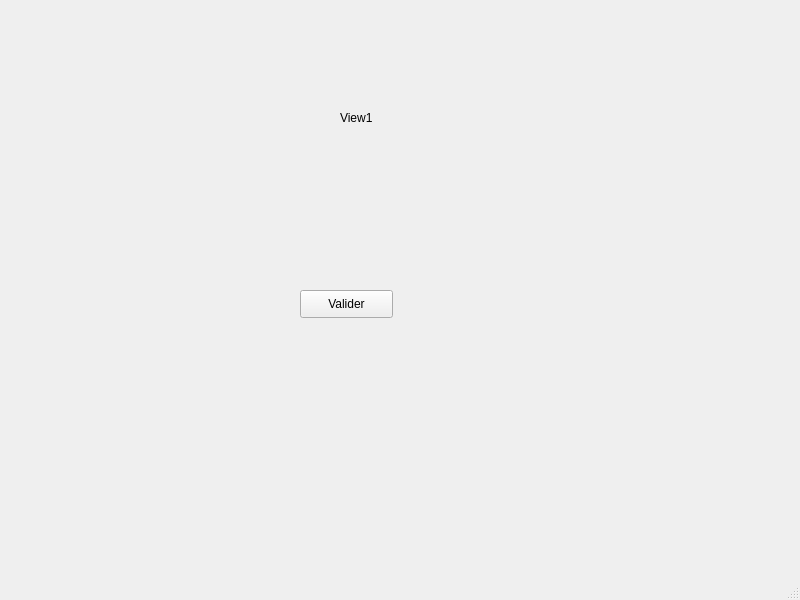
<?xml version="1.0" encoding="UTF-8"?>
<ui version="4.0">
 <class>MainWindow</class>
 <widget class="QMainWindow" name="MainWindow">
  <property name="geometry">
   <rect>
    <x>0</x>
    <y>0</y>
    <width>800</width>
    <height>600</height>
   </rect>
  </property>
  <property name="windowTitle">
   <string>MainWindow</string>
  </property>
  <widget class="QWidget" name="centralwidget">
   <widget class="QLabel" name="label">
    <property name="geometry">
     <rect>
      <x>340</x>
      <y>110</y>
      <width>55</width>
      <height>16</height>
     </rect>
    </property>
    <property name="text">
     <string>View1</string>
    </property>
   </widget>
   <widget class="QPushButton" name="btnValid">
    <property name="geometry">
     <rect>
      <x>300</x>
      <y>290</y>
      <width>93</width>
      <height>28</height>
     </rect>
    </property>
    <property name="text">
     <string>Valider</string>
    </property>
   </widget>
  </widget>
  <widget class="QMenuBar" name="menubar">
   <property name="geometry">
    <rect>
     <x>0</x>
     <y>0</y>
     <width>800</width>
     <height>26</height>
    </rect>
   </property>
  </widget>
  <widget class="QStatusBar" name="statusbar"/>
 </widget>
 <resources/>
 <connections/>
</ui>
